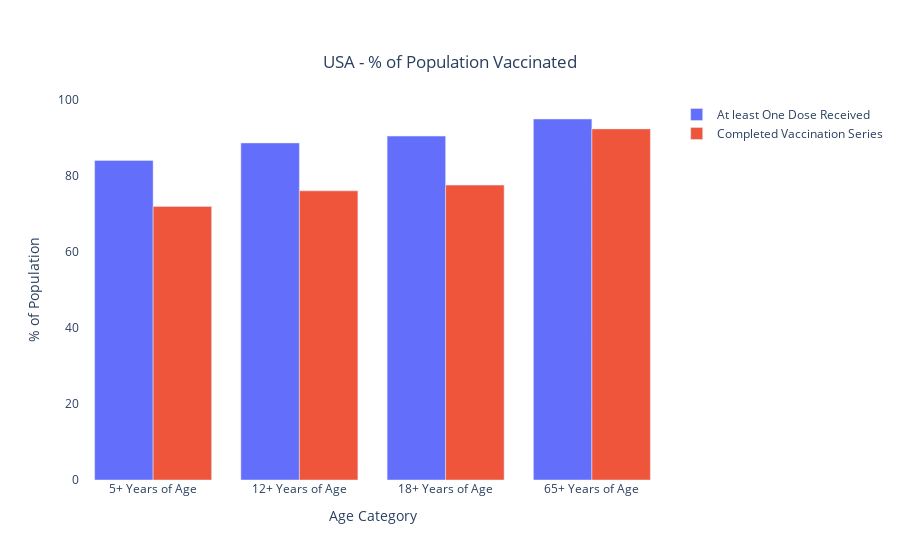

The cell this chart's notebook holds for it:
### Code cell
fig = go.Figure()
fig.add_trace(go.Bar(x=list(df_usa_numbers_admin.keys())[1:],
                    y=list(df_usa_numbers_admin.values())[1:],
                    name='At least One Dose Received'))
fig.add_trace(go.Bar(x=list(df_usa_numbers_series.keys())[1:],
                    y=list(df_usa_numbers_series.values())[1:],
                    name='Completed Vaccination Series'))

fig.update_layout(title=f'USA - % of Population Vaccinated',
                       xaxis_title='Age Category',
                       yaxis_title='% of Population')


fig.update_layout({
'plot_bgcolor': 'rgba(0, 0, 0, 0)',
'paper_bgcolor': 'rgba(0, 0, 0, 0)'},

    title={'y':0.9,
        'x':0.5,'xanchor': 'center',
        'yanchor': 'top'}
)

### Figure 1 — Plotly figure (JSON) as saved in the notebook; plotly's stock layout.template omitted (floating-point values rounded to 4 significant figures)
{"data": [{"name": "At least One Dose Received", "type": "bar", "x": ["5+ Years of Age", "12+ Years of Age", "18+ Years of Age", "65+ Years of Age"], "y": [84.1, 88.7, 90.5, 95]}, {"name": "Completed Vaccination Series", "type": "bar", "x": ["5+ Years of Age", "12+ Years of Age", "18+ Years of Age", "65+ Years of Age"], "y": [72, 76.1, 77.6, 92.4]}], "layout": {"paper_bgcolor": "rgba(0, 0, 0, 0)", "plot_bgcolor": "rgba(0, 0, 0, 0)", "title": {"text": "USA - % of Population Vaccinated", "x": 0.5, "xanchor": "center", "y": 0.9, "yanchor": "top"}, "xaxis": {"title": {"text": "Age Category"}}, "yaxis": {"title": {"text": "% of Population"}}}}
